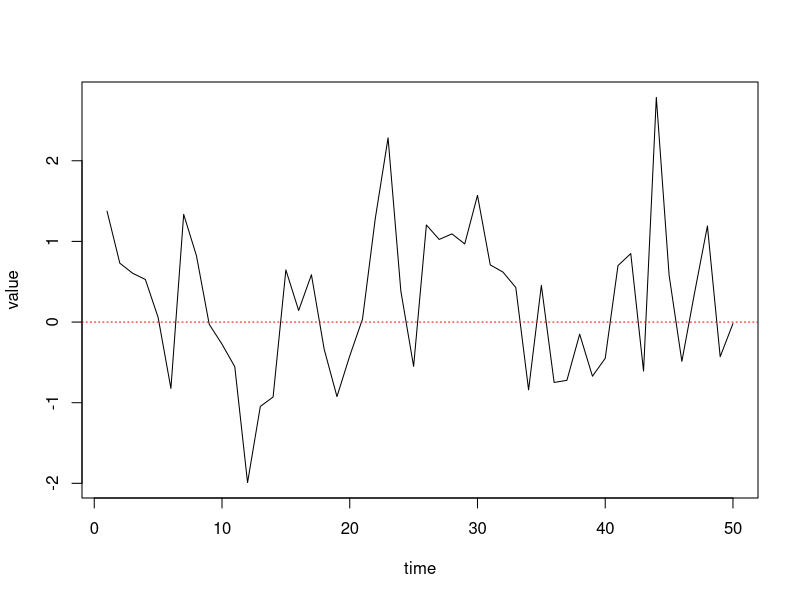
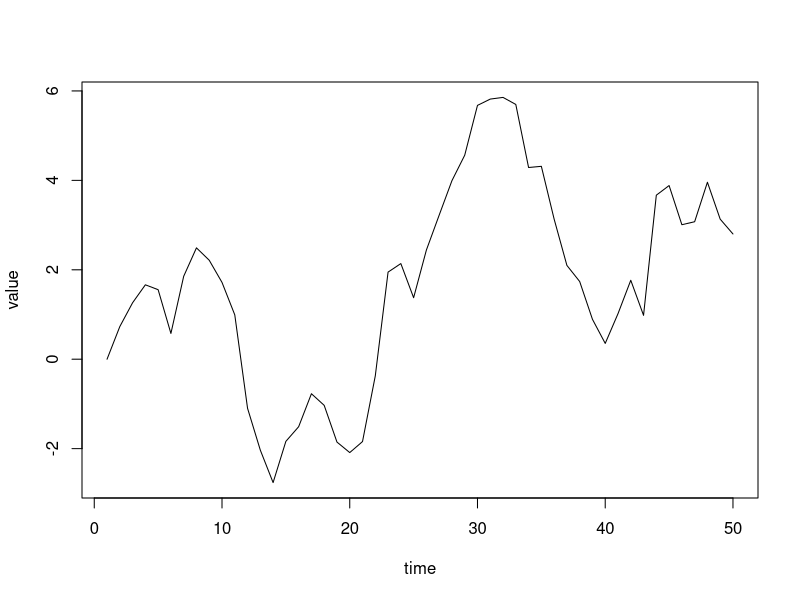
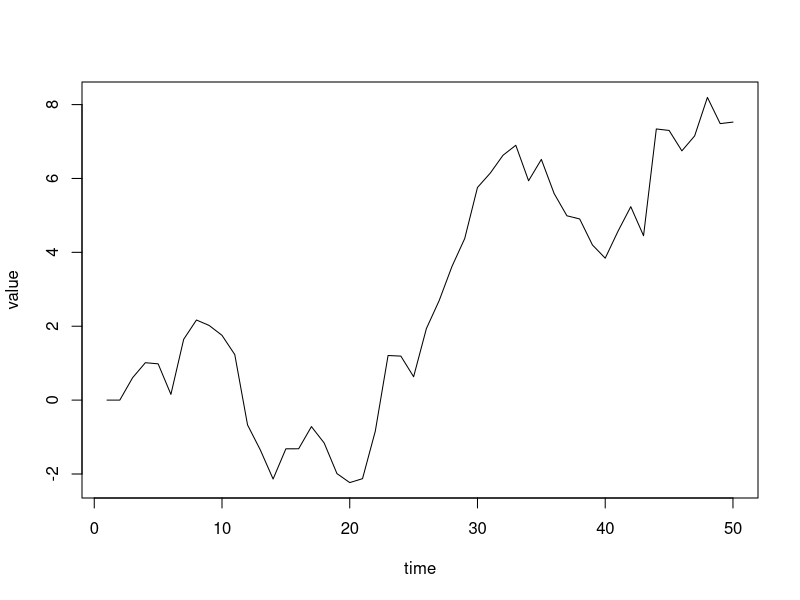
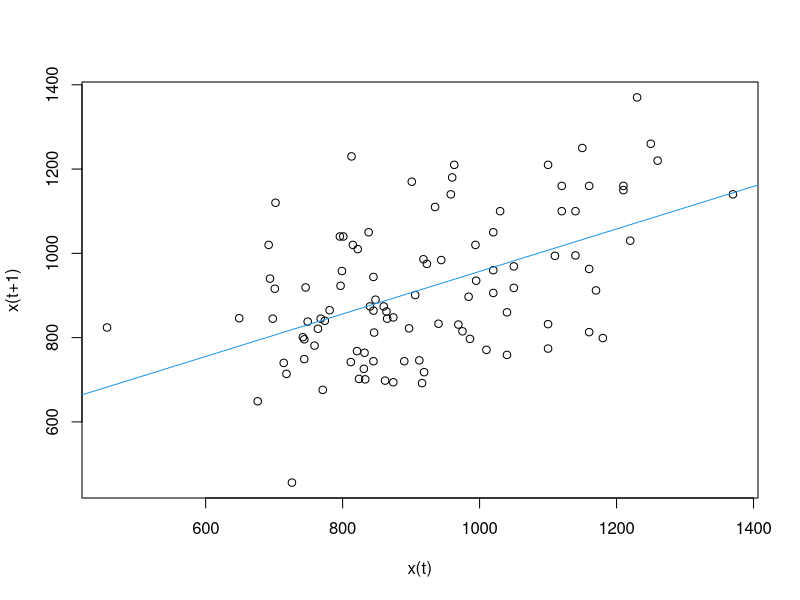
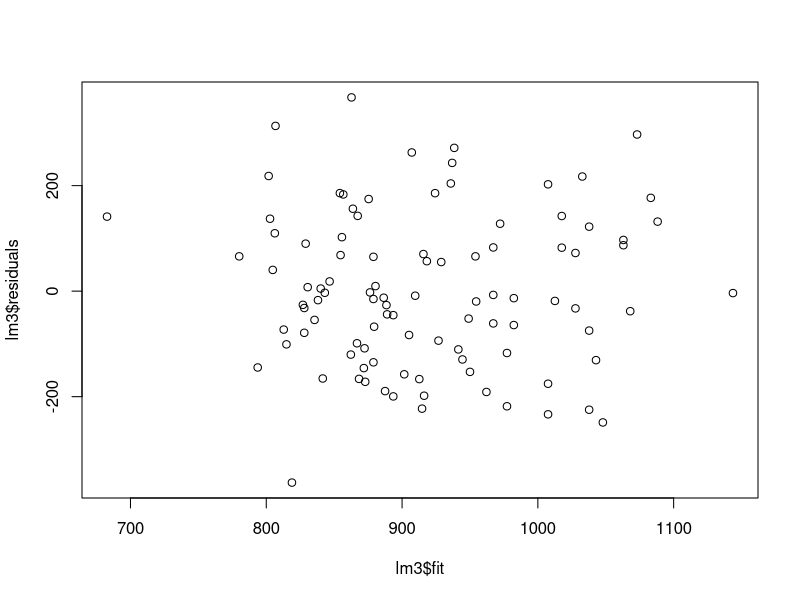

Recreate these plots in R, in order.
# R - session 3/21
l=50 #length of our ts
ts1=rnorm(l,0,1)
plot(1:l, ts1, type="l", xlab="time", ylab='value')
abline(h=0, lty=3, col='red')

#Adding autocorrelation
#par(mfrow=c(3,1))
beta=0.9
ts2=numeric(l)
for(i in 2:l){
  ts2[i]=ts2[i-1]*beta+ts1[i]
}
plot(1:l, ts2, type='l', xlab="time", ylab='value')


#Now make this an AR(2) model
par(mfrow=c(1,1))
beta1=0.8
beta2=0.19
ts2=numeric(l)
for(i in 3:l){
  ts2[i]=ts2[i-1]*beta1+ts2[i-2]*beta2+ts1[i]
}
plot(1:l, ts2, type='l', xlab="time", ylab='value')

### Fitting to real data
data(Nile)
class(Nile)

#making our own timeseries
dataN=as.vector(Nile)
Nilets=ts(dataN, start=c(1871,1), end=c(1970,1), frequency=1)

#Try fitting a linear model with the lagged data
plot(Nilets[2:100]~Nilets[1:99], ylab="x(t+1)", xlab="x(t)")
lm3=lm(Nilets[2:100]~Nilets[1:99])
abline(lm3, col=4)
summary(lm3)
cor(Nilets[2:100], Nilets[1:99])

#plot the residuals vs fit and look at autocorrelation in the residuals
plot(lm3$residuals~lm3$fit)

#Fitting AR models with AR function
ARmod1=ar.ols(Nilets, order.max=1, demean=T)
Armod=ar(Nilets, demean=T, aic=T, order.max=50)
Armod$ar
Armod$order
Armod$aic
Armod$var.pred #variacne of the errors
mean(Armod$resid, na.rm=T)

#Fitting an ARMA Model:
zz=arima0(Nilets, order=c(2,0,0)) #AR(2) model
zz=arima0(Nilets, order=c(2,0,1)) #ARMA(2,1)
zz$coef
zz$sigma2  #variance of residuals using MLE estimate













